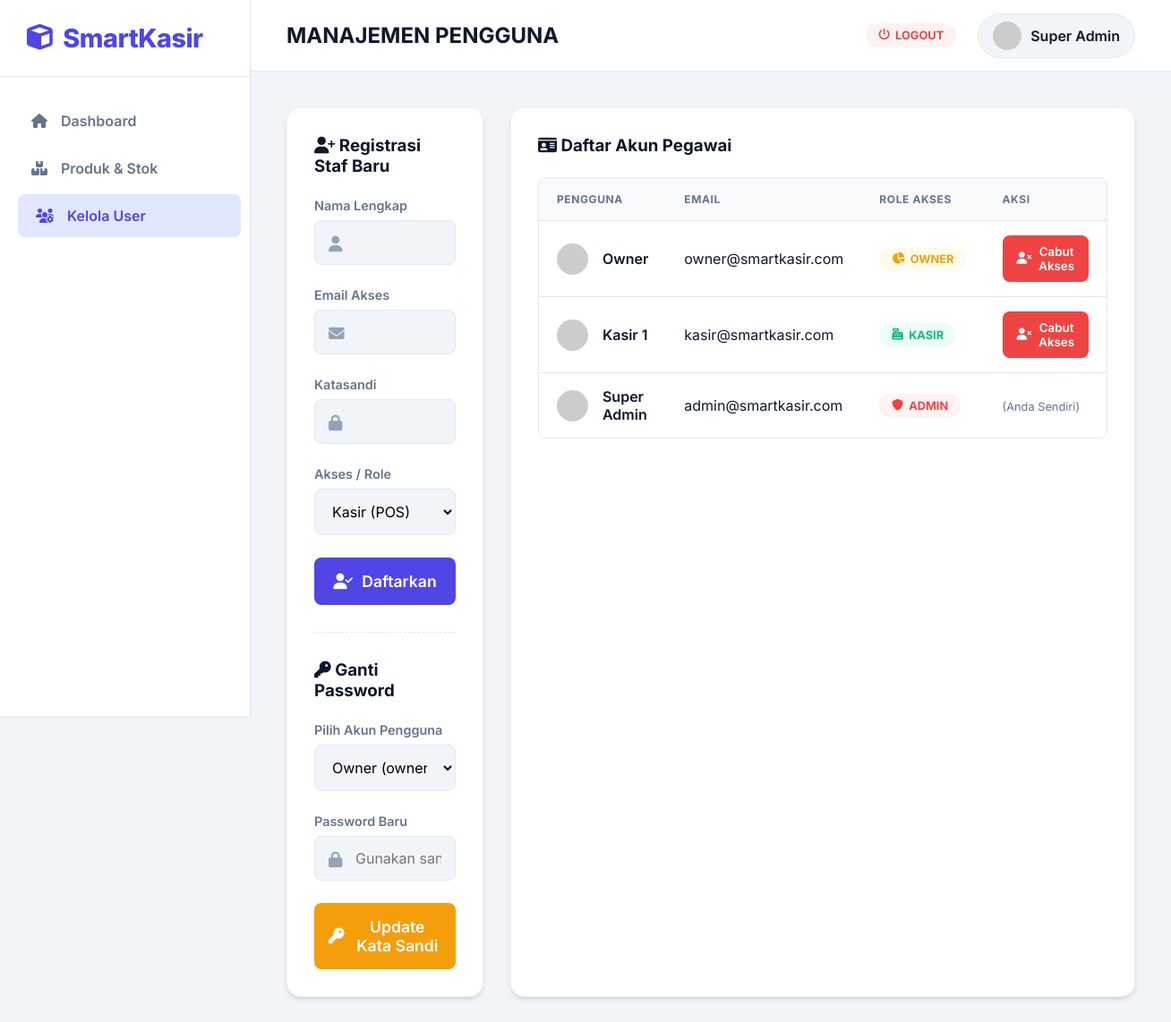
/users.php (signed in), run on the app's committed database.
### tables this page shows
CREATE TABLE users (
    id INT AUTO_INCREMENT PRIMARY KEY,
    name VARCHAR(100) NOT NULL,
    email VARCHAR(100) NOT NULL UNIQUE,
    password VARCHAR(255) NOT NULL,
    role ENUM('admin', 'kasir', 'owner') NOT NULL,
    created_at TIMESTAMP DEFAULT CURRENT_TIMESTAMP
);

### users.php (the view, shortened to what this page needs)
<?php
require_once '../config.php';
$users = $pdo->query("SELECT id, name, email, role, created_at FROM users ORDER BY id DESC")->fetchAll();
?>
<!DOCTYPE html>
<html lang="en">
<head>
    <link rel="stylesheet" href="../assets/css/style.css">
</head>
<body>
    <div class="dashboard-layout">
        <div class="sidebar">
            <div class="sidebar-header"><i class="fa-solid fa-cube"></i> SmartKasir</div>
            <ul class="sidebar-menu">
                <li><a href="dashboard.php"><i class="fa-solid fa-house"></i> Dashboard</a></li>
                <li><a href="products.php"><i class="fa-solid fa-boxes-stacked"></i> Produk & Stok</a></li>
                <li><a href="users.php" class="active"><i class="fa-solid fa-users-gear"></i> Kelola User</a></li>
            </ul>
        </div>
        <div class="main-content">
            <div class="topbar">
                <h2>MANAJEMEN PENGGUNA</h2>
                <div class="d-flex align-center gap-4">
                    <a href="../logout.php" class="badge badge-danger"><i class="fa-solid fa-power-off"></i> Logout</a>
                    <div class="user-info">
                        <img src="https://ui-avatars.com/api/?name=<?= urlencode($_SESSION['user_name']) ?>&background=4f46e5&color=fff" alt="Avatar">
                        <?= htmlspecialchars($_SESSION['user_name']) ?>
                    </div>
                </div>
            </div>
            <div class="content-area">
                <div class="d-flex" style="gap: 30px;">
                    <div class="card" style="flex: 1; height: max-content;">
                        <h3 class="mb-4"><i class="fa-solid fa-user-plus"></i> Registrasi Staf Baru</h3>
                        <form action="users.php" method="POST">
                            <div class="form-group"><label>Nama Lengkap</label><i class="fa-solid fa-user form-icon"></i><input type="text" name="name" required></div>
                            <div class="form-group"><label>Email Akses</label><i class="fa-solid fa-envelope form-icon"></i><input type="email" name="email" required></div>
                            <div class="form-group"><label>Katasandi</label><i class="fa-solid fa-lock form-icon"></i><input type="password" name="password" required></div>
                            <div class="form-group no-icon"><label>Akses / Role</label>
                                <select name="role" required>
                                    <option value="kasir">Kasir (POS)</option>
                                </select>
                            </div>
                            <button type="submit" class="btn-primary"><i class="fa-solid fa-user-check"></i> Daftarkan</button>
                        </form>
                        <hr style="margin: 30px 0; border: none; border-top: 1px dashed var(--border-color);">
                        <h3 class="mb-4"><i class="fa-solid fa-key"></i> Ganti Password</h3>
                        <form action="users.php" method="POST">
                            <div class="form-group no-icon"><label>Pilih Akun Pengguna</label>
                                <select name="id" required>
                                    <?php foreach($users as $opt): ?>
                                        <option value="<?= $opt['id'] ?>"><?= htmlspecialchars($opt['name']) ?> (<?= $opt['role'] ?>)</option>
                                    <?php endforeach; ?>
                                </select>
                            </div>
                            <div class="form-group"><label>Password Baru</label><i class="fa-solid fa-lock form-icon"></i><input type="password" name="new_password" required placeholder="Gunakan sandi yang kuat" minlength="4"></div>
                            <button type="submit" class="btn-primary" style="background: var(--warning);"><i class="fa-solid fa-key"></i> Update Kata Sandi</button>
                        </form>
                    </div>
                    <div class="card" style="flex: 2.5;">
                        <h3 class="mb-4 d-flex justify-between align-center">
                            <span><i class="fa-solid fa-id-card"></i> Daftar Akun Pegawai</span>
                        </h3>
                        <div class="table-wrapper">
                            <table class="table-modern">
                                <thead>
                                    <tr>
                                        <th>Pengguna</th>
                                        <th>Email</th>
                                        <th>Role Akses</th>
                                        <th>Aksi</th>
                                    </tr>
                                </thead>
                                <tbody>
                                    <?php foreach($users as $u): ?>
                                    <tr>
                                        <td>
                                            <div class="d-flex align-center gap-3">
                                                <img src="https://ui-avatars.com/api/?name=<?= urlencode($u['name']) ?>&background=random&color=fff" alt="Avatar" style="border-radius:50%; width:35px;">
                                                <span style="font-weight: 600; color:var(--text-dark);"><?= htmlspecialchars($u['name']) ?></span>
                                            </div>
                                        </td>
                                        <td><?= htmlspecialchars($u['email']) ?></td>
                                        <td>
                                            <?php if($u['role']=='admin'): ?>
                                                <span class="badge badge-danger"><i class="fa-solid fa-shield"></i> Admin</span>
                                            <?php elseif($u['role']=='owner'): ?>
                                                <span class="badge badge-warning"><i class="fa-solid fa-chart-pie"></i> Owner</span>
                                            <?php else: ?>
                                                <span class="badge badge-success"><i class="fa-solid fa-cash-register"></i> Kasir</span>
                                            <?php endif; ?>
                                        </td>
                                        <td>
                                            <?php if($u['id'] != $_SESSION['user_id']): ?>
                                            <form action="users.php" method="POST" style="display:inline;" onsubmit="return confirm('Cabut akses user ini?');">
                                                <button type="submit" class="btn-danger"><i class="fa-solid fa-user-xmark"></i> Cabut Akses</button>
                                            </form>
                                            <?php else: ?>
                                                <span style="color:var(--text-muted); font-size:0.8rem;">(Anda Sendiri)</span>
                                            <?php endif; ?>
                                        </td>
                                    </tr>
                                    <?php endforeach; ?>
                                </tbody>
                            </table>
                        </div>
                    </div>
                </div>
            </div>
        </div>
    </div>
</body>
</html>

### data on the page
users: name "Owner", email "owner@smartkasir.com", role "owner" (drawn)
users: name "Kasir 1", email "kasir@smartkasir.com", role "kasir" (drawn)
users: name "Super Admin", email "admin@smartkasir.com", role "admin" (drawn), shows "(Anda Sendiri)"

### other printed values
$_SESSION['user_name'] "Super Admin"
form field id "Owner (owner)"
